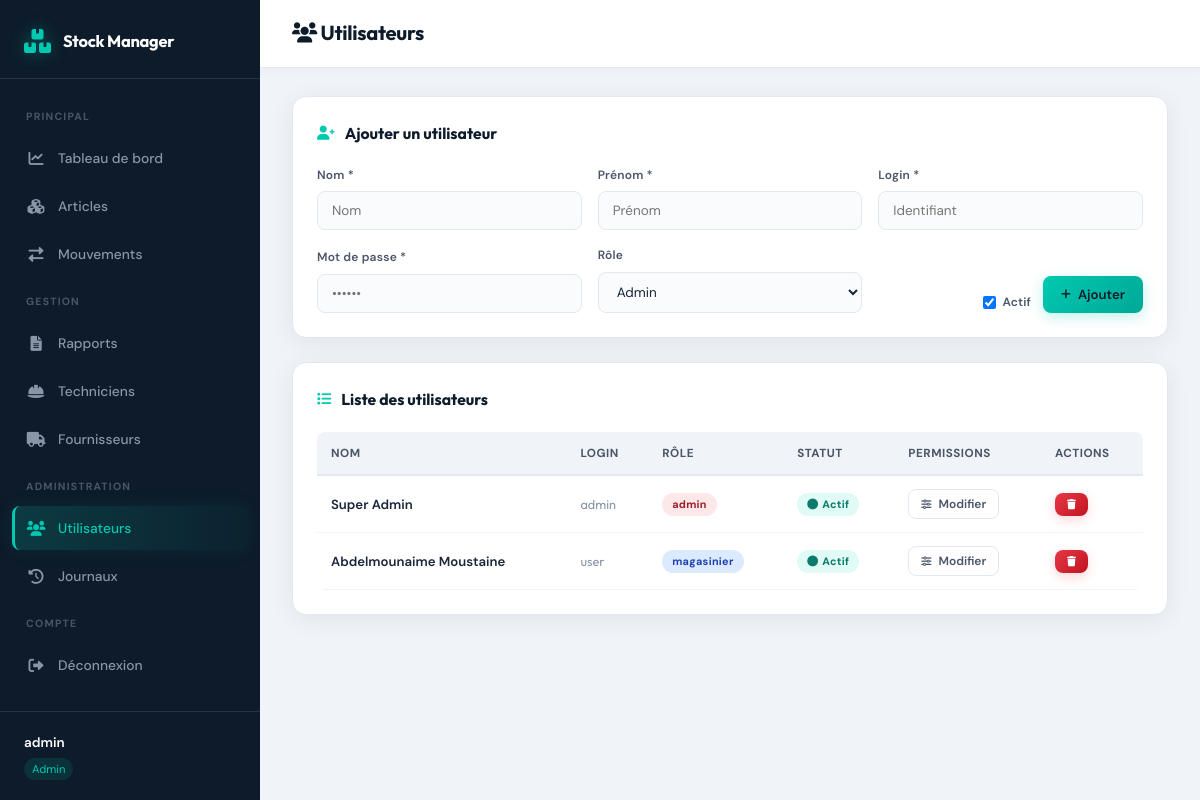
The app's page /utilisateurs (signed in) with its own data.
### tables this page shows
CREATE TABLE utilisateurs (
                id INTEGER PRIMARY KEY AUTOINCREMENT,
                nom TEXT NOT NULL,
                prenom TEXT NOT NULL,
                login TEXT UNIQUE NOT NULL,
                mot_de_passe TEXT NOT NULL,
                role TEXT CHECK(role IN ('admin', 'magasinier', 'technicien')) NOT NULL,
                actif BOOLEAN DEFAULT 1
            , can_manage_users BOOLEAN DEFAULT 0, can_manage_articles BOOLEAN DEFAULT 0, can_manage_stock_entries BOOLEAN DEFAULT 0, can_validate_exits BOOLEAN DEFAULT 0, can_view_reports BOOLEAN DEFAULT 0, can_view_history BOOLEAN DEFAULT 0, can_view_financials BOOLEAN DEFAULT 0);

### app.py (the view)
@app.route('/utilisateurs')
@login_required
@permission_required('gerer_utilisateurs')
def utilisateurs():
    users = db.fetchall("SELECT id, nom, prenom, login, role, actif FROM utilisateurs ORDER BY nom")
    return render_template('utilisateurs.html', users=users)

### app.py (called while the page is built)
def login_required(f):
    @wraps(f)
    def decorated_function(*args, **kwargs):
        if 'user_id' not in session:
            return redirect(url_for('login'))
        auth.current_user = db.fetchone("SELECT * FROM utilisateurs WHERE id = ?", (session['user_id'],))
        return f(*args, **kwargs)
    return decorated_function

def permission_required(action):
    def decorator(f):
        @wraps(f)
        def decorated_function(*args, **kwargs):
            if not auth.has_permission(action):
                return "Accès interdit", 403
            return f(*args, **kwargs)
        return decorated_function
    return decorator

### auth.py (called while the page is built, shortened)
    def has_permission(self, permission: str) -> bool:
        user = self.current_user
        if not user:
            return False
        if isinstance(user, dict):
            user_dict = user
        else:
            user_dict = dict(user)
        role = user_dict.get('role', '')
        can_manage_users = user_dict.get('can_manage_users', 0)
        if role == 'admin' and can_manage_users == 1:
            return True

### database.py (called while the page is built)
    def _get_connection(self):
        conn = sqlite3.connect(self.db_path, check_same_thread=False)
        conn.row_factory = sqlite3.Row
        return conn

    def fetchall(self, query, params=()):
        conn = self._get_connection()
        cursor = conn.cursor()
        cursor.execute(query, params)
        rows = cursor.fetchall()
        conn.close()
        return rows

    def fetchone(self, query, params=()):
        conn = self._get_connection()
        cursor = conn.cursor()
        cursor.execute(query, params)
        row = cursor.fetchone()
        conn.close()
        return row

### templates/utilisateurs.html (shortened to what this page needs)
<!DOCTYPE html>
<html lang="fr">
<head>
    <link rel="stylesheet" href="https://cdnjs.cloudflare.com/ajax/libs/font-awesome/6.0.0-beta3/css/all.min.css">
    <link rel="stylesheet" href="{{ url_for('static', filename='style.css') }}">
</head>
<body>
<div class="app-layout">
    <aside class="sidebar">
        <div class="sidebar-header"><i class="fas fa-boxes"></i><span>Stock Manager</span></div>
        <nav class="sidebar-nav">
            <span class="nav-section">Principal</span>
            <a href="{{ url_for('dashboard') }}"><i class="fas fa-chart-line"></i> Tableau de bord</a>
            <a href="{{ url_for('articles') }}"><i class="fas fa-cubes"></i> Articles</a>
            <a href="{{ url_for('mouvements') }}"><i class="fas fa-exchange-alt"></i> Mouvements</a>
            <span class="nav-section">Gestion</span>
            <a href="{{ url_for('rapports') }}"><i class="fas fa-file-alt"></i> Rapports</a>
            <a href="{{ url_for('techniciens') }}"><i class="fas fa-hard-hat"></i> Techniciens</a>
            <a href="{{ url_for('fournisseurs') }}"><i class="fas fa-truck"></i> Fournisseurs</a>
            <span class="nav-section">Administration</span>
            <a href="{{ url_for('utilisateurs') }}" class="active"><i class="fas fa-users"></i> Utilisateurs</a>
            <a href="{{ url_for('logs') }}"><i class="fas fa-history"></i> Journaux</a>
            <span class="nav-section">Compte</span>
            <a href="{{ url_for('logout') }}"><i class="fas fa-sign-out-alt"></i> Déconnexion</a>
        </nav>
        <div class="sidebar-footer"><span>{{ session.user_name }}</span><small>{{ session.user_role }}</small></div>
    </aside>
    <main class="main-content">
        <header class="topbar">
            <div class="topbar-title"><h1><i class="fas fa-users"></i> Utilisateurs</h1></div>
        </header>
        <div class="content">
            <div class="card">
                <h3><i class="fas fa-user-plus"></i> Ajouter un utilisateur</h3>
                <form method="post" action="{{ url_for('ajouter_utilisateur') }}" class="form-grid">
                    <div class="form-group"><label>Nom *</label>
                        <input type="text" name="nom" placeholder="Nom" required></div>
                    <div class="form-group"><label>Prénom *</label>
                        <input type="text" name="prenom" placeholder="Prénom" required></div>
                    <div class="form-group"><label>Login *</label>
                        <input type="text" name="login" placeholder="Identifiant" required></div>
                    <div class="form-group"><label>Mot de passe *</label>
                        <input type="password" name="password" placeholder="••••••" required></div>
                    <div class="form-group"><label>Rôle</label>
                        <select name="role">
                            <option value="admin">Admin</option>
                        </select>
                    </div>
                    <div class="form-group" style="justify-content:flex-end; flex-direction:row; gap:12px; align-items:flex-end;">
                        <label style="display:flex; align-items:center; gap:6px; cursor:pointer;">
                            <input type="checkbox" name="actif" checked> Actif
                        </label>
                        <button type="submit" class="btn btn-primary"><i class="fas fa-plus"></i> Ajouter</button>
                    </div>
                </form>
            </div>
            <div class="card">
                <h3><i class="fas fa-list"></i> Liste des utilisateurs</h3>
                <div class="table-responsive">
                    <table class="table">
                        <thead>
                            <tr><th>Nom</th><th>Login</th><th>Rôle</th><th>Statut</th><th>Permissions</th><th>Actions</th></tr>
                        </thead>
                        <tbody>
                            {% for u in users %}
                            <tr>
                                <td style="font-weight:600;">{{ u.prenom }} {{ u.nom }}</td>
                                <td style="font-family:'Outfit',sans-serif; font-size:0.85rem; color:var(--text-muted);">
                                    {{ u.login }}
                                </td>
                                <td>
                                    <span class="badge {% if u.role == 'admin' %}badge-danger{% elif u.role == 'magasinier' %}badge-info{% else %}badge-muted{% endif %}">
                                        {{ u.role }}
                                    </span>
                                </td>
                                <td>
                                    {% if u.actif %}
                                    <span class="badge badge-success"><i class="fas fa-circle"></i> Actif</span>
                                    {% else %}
                                    <span class="badge badge-muted">Inactif</span>
                                    {% endif %}
                                </td>
                                <td>
                                    <button class="btn btn-outline btn-sm" onclick="togglePerms({{ u.id }})">
                                        <i class="fas fa-sliders-h"></i> Modifier
                                    </button>
                                </td>
                                <td>
                                    <form method="post"
                                          action="{{ url_for('supprimer_utilisateur', user_id=u.id) }}"
                                          onsubmit="return confirm('Supprimer cet utilisateur ?');">
                                        <button class="btn btn-danger btn-sm"
                                                {% if u.id == session.user_id %}disabled title="Vous ne pouvez pas vous supprimer"{% endif %}>
                                            <i class="fas fa-trash"></i>
                                        </button>
                                    </form>
                                </td>
                            </tr>
                            {% endfor %}
                        </tbody>
                    </table>
                </div>
            </div>
        </div>
    </main>
</div>
</body>
</html>

### records on screen
utilisateurs: prenom "Super", nom "Admin", login "admin", role "admin", actif True (drawn)
utilisateurs: prenom "Abdelmounaime", nom "Moustaine", login "user", role "magasinier", actif True (drawn)

### other values on screen
{{ session.user_name }} "admin"
{{ session.user_role }} "Admin"
